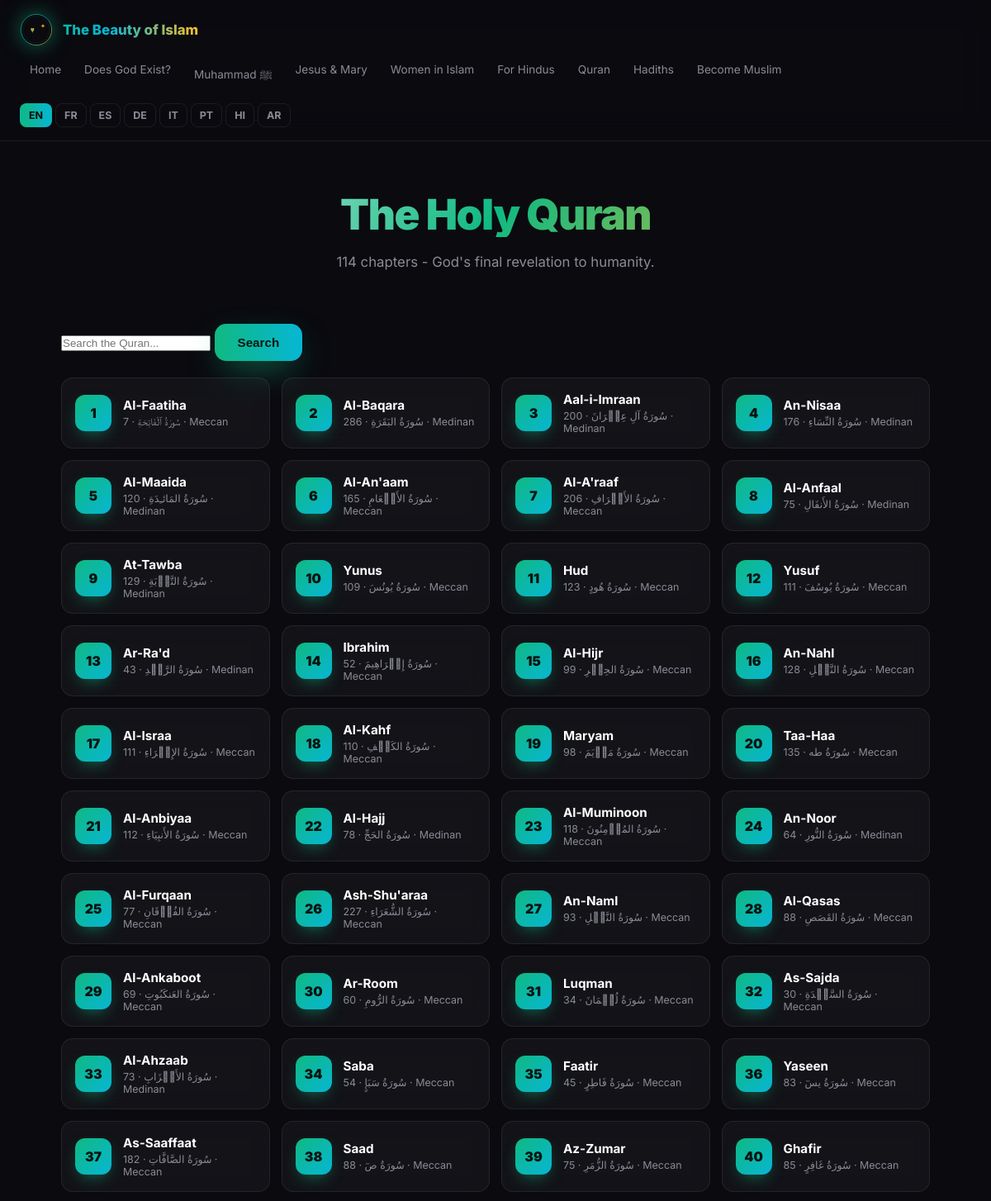
/quran (upper part), run on the app's committed database.
### tables this page shows
CREATE TABLE surahs (
        number INTEGER PRIMARY KEY,
        name_en TEXT, name_ar TEXT, name_translation TEXT,
        verses_count INTEGER, place TEXT
    );

### app.py (the view, shortened to what this page needs)
@app.route("/quran")
def quran():
    q = request.args.get("q", "").strip()
    conn = get_db()
    surahs = conn.execute("SELECT * FROM surahs ORDER BY number").fetchall()
    results = None
    conn.close()
    return render_template("quran.html", surahs=surahs, results=results, q=q)

### app.py (called while the page is built)
def get_db():
    conn = sqlite3.connect(DB_PATH)
    conn.row_factory = sqlite3.Row
    return conn

def t(key, lang=None):
    lang = lang or getattr(g, "lang", "en")
    if lang not in LANGS: lang = "en"
    data = load(lang)
    cur = data
    for p in key.split("."):
        if isinstance(cur, dict) and p in cur: cur = cur[p]
        else:
            cur = load("en")
            for p2 in key.split("."):
                cur = cur.get(p2, key) if isinstance(cur, dict) else key
            return cur
    return cur

def hash_ip(ip):
    return hashlib.sha256((ip + SECRET_SALT).encode()).hexdigest()[:16]

def get_country():
    al = request.headers.get("Accept-Language", "")
    if not al: return "Unknown"
    first = al.split(",")[0].split(";")[0].strip()
    if "-" in first:
        return first.split("-")[1].upper()
    return first.upper() if first else "Unknown"

@app.context_processor
def inject():
    return {"t": lambda k: t(k, g.lang), "lang": g.lang, "langs": LANGS, "site_name": t("site_name", g.lang)}

### templates/quran.html (shortened to what this page needs)
{% extends "base.html" %}
{% block content %}
<div class="container">
  <h1 class="page-title">{{ t('quran_page.title') }}</h1>
  <p class="page-subtitle">{{ t('quran_page.subtitle') }}</p>
  <form method="get" class="search-box">
    <input type="text" name="q" value="{{ q }}" placeholder="{{ t('quran_page.search') }}">
    <button type="submit" class="btn btn-primary">{{ t('quran_page.search_btn') }}</button>
  </form>
  {% if results is not none %}
    {% if results %}
      <p style="text-align:center;color:var(--muted);margin-bottom:24px">
        {{ results|length }} results for "{{ q }}"
      </p>
      {% for v in results %}
      <div class="verse-block">
        <div class="verse-block-num">
          <a href="{{ url_for('surah_view', number=v['surah_number']) }}" style="color:var(--gold);text-decoration:none">
            {{ v['surah_number'] }}:{{ v['number'] }}
          </a>
        </div>
        <div class="verse-ar">{{ v['ar'] }}</div>
        <div class="verse-en">"{{ v['en'] }}"</div>
        {% if v['fr'] %}<div class="verse-en" style="opacity:.85">"{{ v['fr'] }}"</div>{% endif %}
        {% if v['es'] %}<div class="verse-en" style="opacity:.7">"{{ v['es'] }}"</div>{% endif %}
      </div>
      {% endfor %}
    {% else %}
      <p style="text-align:center;color:var(--muted);padding:40px">No results.</p>
    {% endif %}
  {% else %}
    <div class="surah-grid">
      {% for s in surahs %}
      <a href="{{ url_for('surah_view', number=s['number']) }}" class="surah-card">
        <div class="surah-num">{{ s['number'] }}</div>
        <div class="surah-info">
          <h4>{{ s['name_en'] }}</h4>
          <p>{{ s['name_ar'] }} · {{ s['verses_count'] }} · {{ s['place'] }}</p>
        </div>
      </a>
      {% endfor %}
    </div>
  {% endif %}
</div>
{% endblock %}

### static/css/style.css (style rules this page uses)
:root { --emerald: #10b981; --gold: #fbbf24; --cyan: #06b6d4; --bg: #0a0a0f; --text: #e6e6ea; --muted: #8b8b96; --glass: rgba(255,255,255,0.04); --glass-border: rgba(255,255,255,0.08); }
* { margin: 0; padding: 0; box-sizing: border-box; }
html, body { background: var(--bg); color: var(--text); font-family: 'Inter', system-ui, sans-serif; min-height: 100vh; overflow-x: hidden; }
body::before { content: ''; position: fixed; inset: 0; background: radial-gradient(circle at 15% 20%, rgba(16,185,129,0.15), transparent 45%), radial-gradient(circle at 85% 75%, rgba(6,182,212,0.12), transparent 45%), radial-gradient(circle at 50% 50%, rgba(251,191,36,0.06), transparent 55%); z-index: -2; animation: pulse 10s ease-in-out infinite alternate; }
.container { max-width: 1100px; margin: 0 auto; padding: 60px 24px 100px; }
h1 { font-size: clamp(2.6rem, 7vw, 5rem); font-weight: 900; line-height: 1.02; letter-spacing: -1.5px; background: linear-gradient(120deg, #fff 10%, var(--emerald) 45%, var(--cyan) 68%, var(--gold) 95%); -webkit-background-clip: text; background-clip: text; color: transparent; margin-bottom: 26px; }
.page-title { font-size: clamp(2rem, 5vw, 3.2rem); font-weight: 900; line-height: 1.1; background: linear-gradient(120deg, #fff, var(--emerald), var(--gold)); -webkit-background-clip: text; background-clip: text; color: transparent; text-align: center; margin-bottom: 16px; }
.page-subtitle { text-align: center; color: var(--muted); max-width: 620px; margin: 0 auto 60px; font-size: 1.05rem; line-height: 1.7; }
.btn { display: inline-flex; align-items: center; gap: 10px; padding: 14px 28px; border-radius: 14px; font-weight: 600; font-size: .95rem; text-decoration: none; transition: .3s; cursor: pointer; border: none; }
.btn-primary { background: linear-gradient(90deg, var(--emerald), var(--cyan)); color: #061712; box-shadow: 0 14px 40px -12px rgba(16,185,129,.75); }
.surah-grid { display: grid; grid-template-columns: repeat(auto-fill, minmax(230px, 1fr)); gap: 14px; margin-top: 20px; }
.surah-card { display: flex; align-items: center; gap: 14px; padding: 16px; border-radius: 14px; background: var(--glass); border: 1px solid var(--glass-border); backdrop-filter: blur(12px); text-decoration: none; color: var(--text); transition: .25s; }
.surah-num { width: 44px; height: 44px; flex-shrink: 0; display: grid; place-items: center; border-radius: 12px; background: linear-gradient(135deg, var(--emerald), var(--cyan)); color: #071410; font-weight: 900; font-size: 1rem; box-shadow: 0 8px 20px -8px rgba(16,185,129,.7); }
.surah-info h4 { font-size: .95rem; margin-bottom: 3px; color: #fff; }
.surah-info p { font-size: .78rem; color: var(--muted); }

### data on the page
surahs: number "1", name_en "Al-Faatiha", name_ar "سُورَةُ ٱلْفَاتِحَةِ", verses_count "7", place "Meccan"
surahs: number "2", name_en "Al-Baqara", name_ar "سُورَةُ البَقَرَةِ", verses_count "286", place "Medinan"
surahs: number "3", name_en "Aal-i-Imraan", name_ar "سُورَةُ آلِ عِمۡرَانَ", verses_count "200", place "Medinan"
surahs: number "4", name_en "An-Nisaa", name_ar "سُورَةُ النِّسَاءِ", verses_count "176", place "Medinan"
surahs: number "5", name_en "Al-Maaida", name_ar "سُورَةُ المَائـِدَةِ", verses_count "120", place "Medinan"
surahs: number "6", name_en "Al-An'aam", name_ar "سُورَةُ الأَنۡعَامِ", verses_count "165", place "Meccan"
surahs: number "7", name_en "Al-A'raaf", name_ar "سُورَةُ الأَعۡرَافِ", verses_count "206", place "Meccan"
surahs: number "8", name_en "Al-Anfaal", name_ar "سُورَةُ الأَنفَالِ", verses_count "75", place "Medinan"
surahs: number "9", name_en "At-Tawba", name_ar "سُورَةُ التَّوۡبَةِ", verses_count "129", place "Medinan"
surahs: number "10", name_en "Yunus", name_ar "سُورَةُ يُونُسَ", verses_count "109", place "Meccan"
surahs: number "11", name_en "Hud", name_ar "سُورَةُ هُودٍ", verses_count "123", place "Meccan"
surahs: number "12", name_en "Yusuf", name_ar "سُورَةُ يُوسُفَ", verses_count "111", place "Meccan"
surahs: number "13", name_en "Ar-Ra'd", name_ar "سُورَةُ الرَّعۡدِ", verses_count "43", place "Medinan"
surahs: number "14", name_en "Ibrahim", name_ar "سُورَةُ إِبۡرَاهِيمَ", verses_count "52", place "Meccan"
surahs: number "15", name_en "Al-Hijr", name_ar "سُورَةُ الحِجۡرِ", verses_count "99", place "Meccan"
surahs: number "16", name_en "An-Nahl", name_ar "سُورَةُ النَّحۡلِ", verses_count "128", place "Meccan"
surahs: number "17", name_en "Al-Israa", name_ar "سُورَةُ الإِسۡرَاءِ", verses_count "111", place "Meccan"
surahs: number "18", name_en "Al-Kahf", name_ar "سُورَةُ الكَهۡفِ", verses_count "110", place "Meccan"
surahs: number "19", name_en "Maryam", name_ar "سُورَةُ مَرۡيَمَ", verses_count "98", place "Meccan"
surahs: number "20", name_en "Taa-Haa", name_ar "سُورَةُ طه", verses_count "135", place "Meccan"
surahs: number "21", name_en "Al-Anbiyaa", name_ar "سُورَةُ الأَنبِيَاءِ", verses_count "112", place "Meccan"
surahs: number "22", name_en "Al-Hajj", name_ar "سُورَةُ الحَجِّ", verses_count "78", place "Medinan"
surahs: number "23", name_en "Al-Muminoon", name_ar "سُورَةُ المُؤۡمِنُونَ", verses_count "118", place "Meccan"
surahs: number "24", name_en "An-Noor", name_ar "سُورَةُ النُّورِ", verses_count "64", place "Medinan"
surahs: number "25", name_en "Al-Furqaan", name_ar "سُورَةُ الفُرۡقَانِ", verses_count "77", place "Meccan"
surahs: number "26", name_en "Ash-Shu'araa", name_ar "سُورَةُ الشُّعَرَاءِ", verses_count "227", place "Meccan"
surahs: number "27", name_en "An-Naml", name_ar "سُورَةُ النَّمۡلِ", verses_count "93", place "Meccan"
surahs: number "28", name_en "Al-Qasas", name_ar "سُورَةُ القَصَصِ", verses_count "88", place "Meccan"
surahs: number "29", name_en "Al-Ankaboot", name_ar "سُورَةُ العَنكَبُوتِ", verses_count "69", place "Meccan"
surahs: number "30", name_en "Ar-Room", name_ar "سُورَةُ الرُّومِ", verses_count "60", place "Meccan"
surahs: number "31", name_en "Luqman", name_ar "سُورَةُ لُقۡمَانَ", verses_count "34", place "Meccan"
surahs: number "32", name_en "As-Sajda", name_ar "سُورَةُ السَّجۡدَةِ", verses_count "30", place "Meccan"
surahs: number "33", name_en "Al-Ahzaab", name_ar "سُورَةُ الأَحۡزَابِ", verses_count "73", place "Medinan"
surahs: number "34", name_en "Saba", name_ar "سُورَةُ سَبَإٍ", verses_count "54", place "Meccan"
surahs: number "35", name_en "Faatir", name_ar "سُورَةُ فَاطِرٍ", verses_count "45", place "Meccan"
surahs: number "36", name_en "Yaseen", name_ar "سُورَةُ يسٓ", verses_count "83", place "Meccan"
surahs: number "37", name_en "As-Saaffaat", name_ar "سُورَةُ الصَّافَّاتِ", verses_count "182", place "Meccan"
surahs: number "38", name_en "Saad", name_ar "سُورَةُ صٓ", verses_count "88", place "Meccan"
surahs: number "39", name_en "Az-Zumar", name_ar "سُورَةُ الزُّمَرِ", verses_count "75", place "Meccan"
surahs: number "40", name_en "Ghafir", name_ar "سُورَةُ غَافِرٍ", verses_count "85", place "Meccan"

### other printed values
{{ t('nav.home') }} "Home"
{{ t('nav.god') }} "Does God Exist?"
{{ t('nav.muhammad') }} "Muhammad ﷺ"
{{ t('nav.jesus') }} "Jesus & Mary"
{{ t('nav.women') }} "Women in Islam"
{{ t('nav.quran') }} "Quran"
{{ t('nav.hadiths') }} "Hadiths"
{{ t('nav.convert') }} "Become Muslim"
{{ t('quran_page.subtitle') }} "114 chapters - God's final revelation to humanity."
{{ t('quran_page.search_btn') }} "Search"
